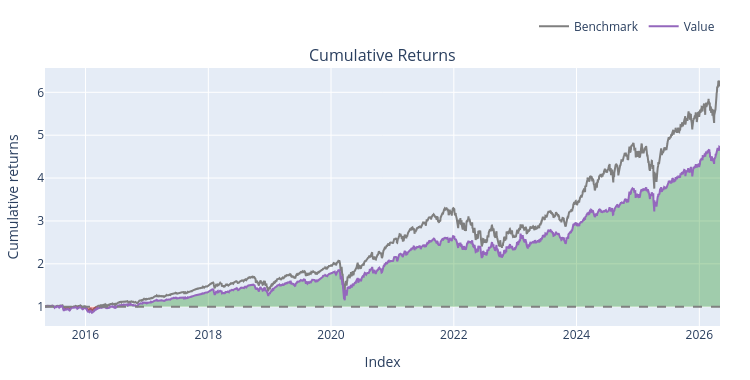
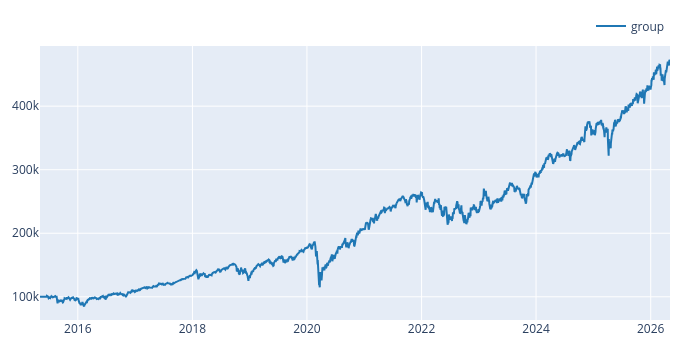

Source (notebook cell) for these figures, in order:
### Markdown cell above
### State based ADX Implementation

### Code cell
macd_dict = {}
signal_dict = {}
hist_dict = {}
rsi_dict = {}
adx_dict = {}

for ticker in close_df.columns:
    prices = close_df[ticker].to_numpy(dtype=np.float64)
    high_series = high_df[ticker]
    low_series = low_df[ticker]
    volume_values = volume_df[ticker].values

    macd, signal, hist = talib.MACD(
        prices,
        fastperiod=12,
        slowperiod=26,
        signalperiod=9
    )

    rsi = talib.RSI(
        prices,
        timeperiod=14
    )

    adx = talib.ADX(high_series.values, low_series.values, prices, timeperiod=14)


    macd_dict[ticker] = macd
    signal_dict[ticker] = signal
    hist_dict[ticker] = hist
    rsi_dict[ticker] = rsi
    adx_dict[ticker] = adx

macd_df = pd.DataFrame(macd_dict, index=close_df.index)
signal_df = pd.DataFrame(signal_dict, index=close_df.index)
hist_df = pd.DataFrame(hist_dict, index=close_df.index)
rsi_df = pd.DataFrame(rsi_dict, index = close_df.index )
adx_df = pd.DataFrame(adx_dict, index = close_df.index)


entries = (adx_df >= 25).shift(1).fillna(False).astype(bool)
exits = (adx_df < 20).shift(1).fillna(False).astype(bool)


backtest1 = vbt.Portfolio.from_signals(
    close=close_df,
    open = open_df,
    high = high_df,
    low = low_df,
    entries=entries,
    exits=exits,
    init_cash=100_000.0,
    size=0.1,                         
    size_type='percent',
    cash_sharing=True,                 
    group_by=True,                     
    freq='1D',
    fees=0.001,
    sl_stop = 0.10,
       
)

print(backtest1.stats())
backtest1.plot().show()

equity = backtest1.value(group_by=True)
equity.vbt.plot().show()

### Figure 1 — Plotly figure (JSON) as saved in the notebook; plotly's stock layout.template omitted (floating-point values rounded to 4 significant figures; data arrays with more than 128 entries replaced by an {"elided": "..."} marker saying what was removed)
{"data": [{"legendgroup": "0", "line": {"color": "#7f7f7f"}, "name": "Benchmark", "showlegend": true, "type": "scatter", "uid": "3aa71a42-405d-435a-88c8-06d2b3cb0b2d", "x": {"elided": "2766 str values"}, "xaxis": "x", "y": {"elided": "2766 float values"}, "yaxis": "y"}, {"hoverinfo": "skip", "legendgroup": "1", "line": {"color": "rgba(0, 0, 0, 0)", "width": 0}, "opacity": 0, "showlegend": false, "type": "scatter", "uid": "e0ae3187-d584-46a3-8bef-de8208cb9dce", "x": {"elided": "2766 str values"}, "xaxis": "x", "y": {"elided": "2766 int values"}, "yaxis": "y"}, {"connectgaps": false, "fill": "tonexty", "fillcolor": "rgba(0, 128, 0, 0.3)", "hoverinfo": "skip", "legendgroup": "1", "line": {"color": "rgba(0, 0, 0, 0)", "width": 0}, "opacity": 0, "showlegend": false, "type": "scatter", "uid": "ab9a4774-add3-497a-9d77-26eff12fe14d", "x": {"elided": "2766 str values"}, "xaxis": "x", "y": {"elided": "2766 float values"}, "yaxis": "y"}, {"hoverinfo": "skip", "legendgroup": "1", "line": {"color": "rgba(0, 0, 0, 0)", "width": 0}, "opacity": 0, "showlegend": false, "type": "scatter", "uid": "639bab43-4320-4e12-b309-cefb1286a3f5", "x": {"elided": "2766 str values"}, "xaxis": "x", "y": {"elided": "2766 int values"}, "yaxis": "y"}, {"connectgaps": false, "fill": "tonexty", "fillcolor": "rgba(255, 0, 0, 0.3)", "hoverinfo": "skip", "legendgroup": "1", "line": {"color": "rgba(0, 0, 0, 0)", "width": 0}, "opacity": 0, "showlegend": false, "type": "scatter", "uid": "3521fad8-f281-4c7e-b193-525fe0c1bbcf", "x": {"elided": "2766 str values"}, "xaxis": "x", "y": {"elided": "2766 float values"}, "yaxis": "y"}, {"legendgroup": "2", "line": {"color": "#9467bd"}, "name": "Value", "showlegend": true, "type": "scatter", "uid": "e13204df-6d38-4fe0-9ca5-5c7368f7f774", "x": {"elided": "2766 str values"}, "xaxis": "x", "y": {"elided": "2766 float values"}, "yaxis": "y"}, {"hoverinfo": "skip", "legendgroup": "1", "line": {"color": "rgba(0, 0, 0, 0)", "width": 0}, "opacity": 0, "showlegend": false, "type": "scatter", "uid": "85a94c60-b9ab-41df-a44f-28327f1fae97", "x": {"elided": "2766 str values"}, "xaxis": "x", "y": {"elided": "2766 int values"}, "yaxis": "y"}], "layout": {"annotations": [{"font": {"size": 16}, "showarrow": false, "text": "Cumulative Returns", "x": 0.5, "xanchor": "center", "xref": "paper", "y": 1, "yanchor": "bottom", "yref": "paper"}], "height": 380, "legend": {"orientation": "h", "traceorder": "normal", "x": 1, "xanchor": "right", "y": 1.105, "yanchor": "bottom"}, "margin": {"b": 30, "l": 30, "r": 30, "t": 30}, "shapes": [{"line": {"color": "gray", "dash": "dash"}, "type": "line", "x0": 0, "x1": 1, "xref": "paper", "y0": 1, "y1": 1, "yref": "y"}], "showlegend": true, "width": 750, "xaxis": {"anchor": "y", "domain": [0, 1], "title": {"text": "Index"}}, "yaxis": {"anchor": "x", "domain": [0, 1], "title": {"text": "Cumulative returns"}}}}

### Figure 2 — Plotly figure (JSON) as saved in the notebook; plotly's stock layout.template omitted (floating-point values rounded to 4 significant figures; data arrays with more than 128 entries replaced by an {"elided": "..."} marker saying what was removed)
{"data": [{"name": "group", "showlegend": true, "type": "scatter", "uid": "62278361-efc7-46ab-a522-019362e72929", "x": {"elided": "2766 str values"}, "y": {"elided": "2766 float values"}}], "layout": {"height": 350, "legend": {"orientation": "h", "traceorder": "normal", "x": 1, "xanchor": "right", "y": 1.02, "yanchor": "bottom"}, "margin": {"b": 30, "l": 30, "r": 30, "t": 30}, "width": 700}}
